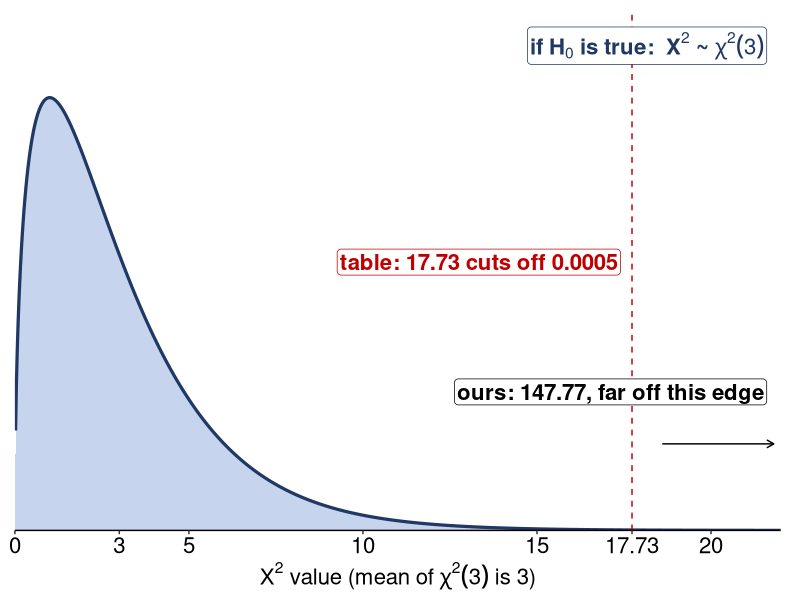
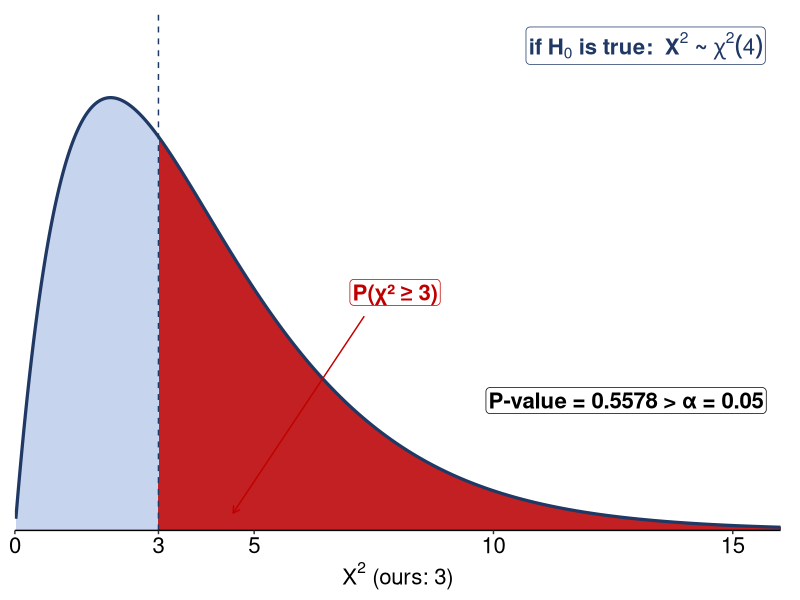
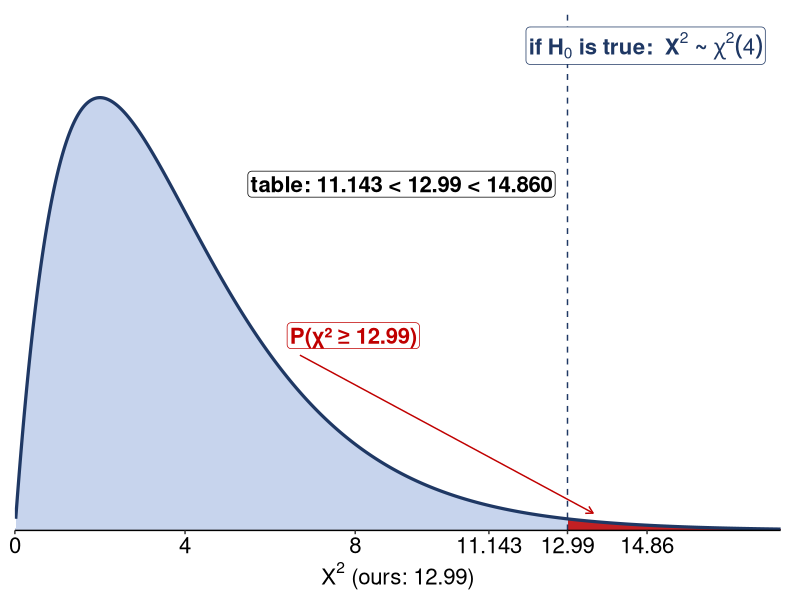
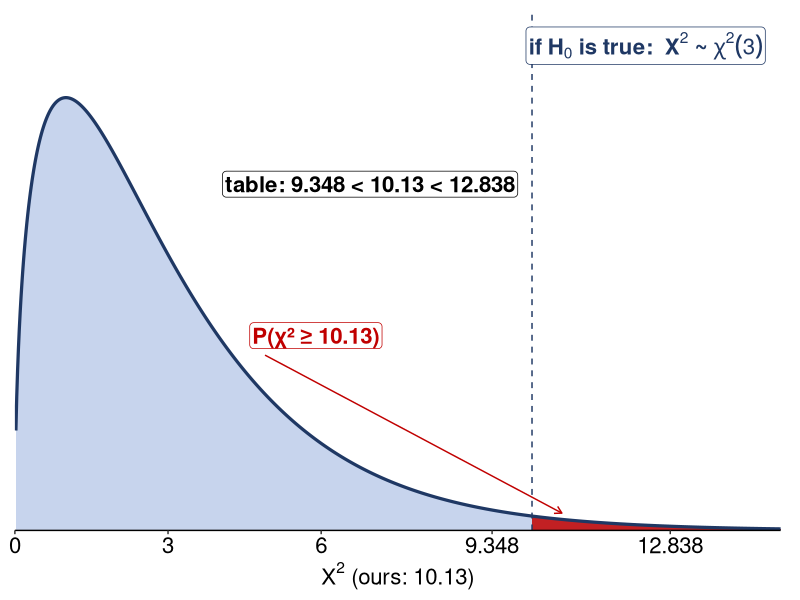

Reproduce these figures in R, in order. (Note: this script raises an error after producing the figures.)
#Checks the numbers on the Week 12 Lecture 30 deck (11/13/2026): the chi-square goodness-of-fit test, the
#test of independence and the test for homogeneity (OpenStax Chapter 11). The categorical-data slides carried
#over from Lecture 29 are checked in make_lecture29_figures.R. It draws:
#
#  l30_pew.png           chi-square(3) curve: X^2 = 147.77 is far beyond the right edge
#  l30_absences.png      chi-square(4) curve, upper tail beyond X^2 = 3 shaded (employee absences)
#  l30_volunteers.png    chi-square(4) curve, upper tail beyond X^2 = 12.99 shaded (volunteers and hours)
#  l30_living.png        chi-square(3) curve, upper tail beyond X^2 = 10.13 shaded (living arrangements)
#  l30_figure_sizes.csv  the size, in points, each figure is drawn at
#
#The same numbers are asserted on the Week 12 notes page (lecturemenu12.Rmd, chunk lecture30-setup).
#
#P-VALUES. The course brackets a chi-square P-value with the site's chi-square table (misc/chisq_table.Rmd,
#upper-tail columns 0.25, 0.2, 0.15, 0.125, 0.1, 0.075, 0.05, 0.025, 0.005, 0.0025, 0.0005); the exact
#value from software is quoted beside it.
#
#TYPE SIZE. Same rule as the other make_lectureN_figures.R scripts: nothing on a slide is under 16pt, so
#each figure is drawn at exactly its on-slide size (points / 72 inches) and every text size goes through
#tsz() or el(), which refuse anything smaller.

library(ggplot2)

this_file <- tryCatch(normalizePath(sys.frame(1)$ofile, winslash = "/"),
                      error = function(e) NA_character_)
if (is.na(this_file)) {
  args <- commandArgs(trailingOnly = FALSE)
  m <- grep("^--file=", args, value = TRUE)
  this_file <- if (length(m)) normalizePath(sub("^--file=", "", m[[1]]),
                                            winslash = "/") else NA_character_
}
if (is.na(this_file)) stop("Could not determine the script location; run it with Rscript.")
assets_dir <- dirname(this_file)

#---- helpers for the hand method
tails <- c(0.25, 0.2, 0.15, 0.125, 0.1, 0.075, 0.05, 0.025, 0.005, 0.0025, 0.0005)
crit <- function(df) round(qchisq(1 - tails, df), 3)           # one row of the chi-square table
#the two table columns that bracket x: c(larger tail, smaller tail); NA = beyond the table
bracket <- function(x, df) {
  cr <- crit(df)
  c(if (any(cr <= x)) tails[max(which(cr <= x))] else NA, if (any(cr > x)) tails[min(which(cr > x))] else NA)
}
pv <- function(x, df) pchisq(x, df, lower.tail = FALSE)
gof <- function(O, p) { E <- sum(O) * p; list(E = E, terms = (O - E)^2 / E, X2 = sum((O - E)^2 / E), df = length(O) - 1) }
indep <- function(M) {
  E <- outer(rowSums(M), colSums(M)) / sum(M)
  list(E = E, terms = (M - E)^2 / E, X2 = sum((M - E)^2 / E), df = (nrow(M) - 1) * (ncol(M) - 1))
}

#---- goodness of fit
#Pew (Lecture 29): H0 all four answers equally common, X^2 = 147.77, df = 3 -> beyond the 0.0005 column
stopifnot(crit(3)[11] == 17.730, 147.77 > 17.730, pv(147.77, 3) < 1e-30)

#OpenStax Example 11.2: the weekday with the most employee absences, 60 managers, H0 uniform (p = 1/5 each)
ab <- gof(c(Mon = 15, Tue = 12, Wed = 9, Thu = 9, Fri = 15), rep(0.2, 5))
stopifnot(all(ab$E == 12), identical(unname(ab$terms), c(0.75, 0, 0.75, 0.75, 0.75)), ab$X2 == 3, ab$df == 4,
          crit(4)[1] == 5.385, is.na(bracket(3, 4)[1]), round(pv(3, 4), 4) == 0.5578)

#OpenStax Example 11.3: streaming services, 600 far-western families vs the national percents, alpha = 0.01
st <- gof(c(66, 119, 340, 60, 15), c(0.10, 0.16, 0.55, 0.11, 0.08))
stopifnot(identical(st$E, c(60, 96, 330, 66, 48)), identical(round(st$terms, 2), c(0.60, 5.51, 0.30, 0.55, 22.69)),
          round(st$X2, 2) == 29.65, st$df == 4, crit(4)[11] == 19.997, round(pv(st$X2, 4), 6) == 0.000006)

#OpenStax Example 11.1: absenteeism; 12+ has E = 2 < 5, so it is combined with 9-11 (E = 8, O = 5). The book
#stops at df = 3; the test itself is ours.
at <- gof(c(35, 40, 20, 5), c(50, 30, 12, 8) / 100)
stopifnot(min(c(50, 30, 12, 6, 2)) == 2, identical(at$E, c(50, 30, 12, 8)), at$df == 3,
          identical(round(at$terms, 3), c(4.500, 3.333, 5.333, 1.125)), round(at$X2, 2) == 14.29,
          identical(bracket(at$X2, 3), c(0.005, 0.0025)), round(pv(at$X2, 3), 4) == 0.0025)

#---- independence
#OpenStax Example 11.5: E = (row total)(column total)/n for speeding x cell phone
stopifnot(round(70 * 305 / 755, 1) == 28.3)

#OpenStax Example 11.6: volunteers and hours (introduced in Lecture 29)
vol <- indep(matrix(c(111, 96, 48, 96, 133, 61, 91, 150, 53), 3, byrow = TRUE))
stopifnot(identical(round(vol$E, 2), matrix(c(90.57, 115.19, 49.24, 103, 131, 56, 104.42, 132.81, 56.77), 3, byrow = TRUE)),
          identical(round(vol$terms, 2), matrix(c(4.61, 3.20, 0.03, 0.48, 0.03, 0.45, 1.73, 2.23, 0.25), 3, byrow = TRUE)),
          round(vol$X2, 2) == 12.99, vol$df == 4, identical(bracket(vol$X2, 4), c(0.025, 0.005)),
          round(pv(vol$X2, 4), 4) == 0.0113, min(vol$E) > 5)

#OpenStax Example 11.7: anxiety x need to succeed, n = 400 (the book gives two expected counts; the test is ours)
anx <- indep(matrix(c(35, 42, 53, 15, 10, 18, 48, 63, 33, 31, 4, 5, 11, 15, 17), 3, byrow = TRUE))
stopifnot(round(anx$E[1, 1], 2) == 22.09, round(anx$E[3, 4], 2) == 8.19, round(min(anx$E), 2) == 7.41,
          round(anx$X2, 2) == 48.42, anx$df == 8, crit(8)[11] == 27.868, pv(anx$X2, 8) < 0.0005)

#---- homogeneity
#OpenStax Example 11.8: living arrangements, 250 men and 300 women
liv <- indep(matrix(c(72, 84, 49, 45, 91, 86, 88, 35), 2, byrow = TRUE))
stopifnot(identical(round(liv$E, 2), matrix(c(74.09, 77.27, 62.27, 36.36, 88.91, 92.73, 74.73, 43.64), 2, byrow = TRUE)),
          round(liv$X2, 2) == 10.13, liv$df == 3, identical(bracket(liv$X2, 3), c(0.025, 0.005)),
          round(pv(liv$X2, 3), 4) == 0.0175)

#OpenStax Example 11.9: voter preference before (430) and after (636) an earthquake
qk <- indep(matrix(c(167, 128, 135, 214, 197, 225), 2, byrow = TRUE))
stopifnot(round(qk$X2, 2) == 3.26, qk$df == 2, identical(bracket(qk$X2, 2), c(0.2, 0.15)),
          round(pv(qk$X2, 2), 4) == 0.1959, round(min(qk$E), 2) == 131.1)

#---- type size helpers: points in, refuse anything under 16pt
MIN_PT <- 16
tsz <- function(pt) { stopifnot(pt >= MIN_PT); pt / .pt }     # geom text size (mm)
el <- function(pt, ...) { stopifnot(pt >= MIN_PT); element_text(size = pt, ...) }

NAVY <- "#1F3864"; SHADE <- "#8FAADC"; RED <- "#C00000"
bare <- theme_classic() +
  theme(axis.text.y = element_blank(), axis.ticks.y = element_blank(), axis.line.y = element_blank(),
        axis.text.x = el(16, colour = 'black'), axis.title.x = el(16), plot.margin = margin(8, 14, 4, 8))
#parse = TRUE: s is a plotmath expression (subscripts typeset, as in the slides' equations)
lab <- function(x, y, s, col, hj, face = 'plain', pt = 16, parse = FALSE)
  annotate('label', x = x, y = y, label = s, colour = col, hjust = hj, size = tsz(pt), fontface = face, parse = parse,
           fill = 'white', border.colour = NA, label.padding = unit(0.1, 'lines'))
arr <- function(x, xend, y, yend, col)
  annotate('segment', x = x, xend = xend, y = y, yend = yend, colour = col,
           arrow = arrow(length = unit(0.2, 'cm')))

sizes <- data.frame(file = character(), width_pt = numeric(), height_pt = numeric())
save_fig <- function(g, file, wpt, hpt) {
  ggsave(file.path(assets_dir, file), g, width = wpt / 72, height = hpt / 72, dpi = 200, bg = 'white')
  sizes[nrow(sizes) + 1, ] <<- list(file, wpt, hpt)
}

#a chi-square(df) curve with the upper tail beyond x_obs shaded. head = the "if H0 is true" label (plotmath),
#tail = the label for the shaded area, note = the table bracket, xlab = the axis title
tail_fig <- function(df, x_obs, xmax, head, tail, note, xlab, breaks, tail_at, note_at) {
  gx <- seq(0.02, xmax, length.out = 900)
  d <- data.frame(x = gx, y = dchisq(gx, df)); top <- max(d$y)
  ggplot(d, aes(x, y)) +
    geom_area(fill = SHADE, alpha = 0.5) +
    geom_area(data = subset(d, x >= x_obs), fill = RED, alpha = 0.85) +
    geom_line(colour = NAVY, linewidth = 1.1) +
    geom_vline(xintercept = x_obs, colour = NAVY, linetype = 'dashed') +
    lab(xmax * 0.98, top * 1.12, head, NAVY, 1, 'bold', parse = TRUE) +
    lab(tail_at[1], tail_at[2] * top, tail, RED, 0, 'bold') +
    arr(tail_at[1] + 0.3, x_obs + (xmax - x_obs) * 0.12, tail_at[2] * top * 0.9, top * 0.04, RED) +
    lab(note_at[1], note_at[2] * top, note, 'black', 1, 'bold') +
    scale_x_continuous(breaks = breaks, labels = function(b) sub('\\.?0+$', '', sprintf('%.3f', b))) +
    coord_cartesian(xlim = c(0, xmax), ylim = c(0, top * 1.2), expand = FALSE) +
    labs(x = xlab, y = NULL) + bare
}

#---- Pew: chi-square(3); 147.77 is off the chart (the table's last column, 17.73, is already far out)
gx <- seq(0.02, 22, length.out = 900)
d3 <- data.frame(x = gx, y = dchisq(gx, 3)); top3 <- max(d3$y)
gp <- ggplot(d3, aes(x, y)) +
  geom_area(fill = SHADE, alpha = 0.5) +
  geom_line(colour = NAVY, linewidth = 1.1) +
  geom_vline(xintercept = 17.73, colour = RED, linetype = 'dashed') +
  lab(21.6, top3 * 1.12, 'bold("if"~H[0]~"is true:"~~X^2~"~"~chi^2*(3))', NAVY, 1, 'bold', parse = TRUE) +
  lab(17.4, top3 * 0.62, 'table: 17.73 cuts off 0.0005', RED, 1, 'bold') +
  lab(21.6, top3 * 0.32, 'ours: 147.77, far off this edge', 'black', 1, 'bold') +
  arr(18.6, 21.8, top3 * 0.2, top3 * 0.2, 'black') +
  scale_x_continuous(breaks = c(0, 3, 5, 10, 15, 17.73, 20), labels = c('0', '3', '5', '10', '15', '17.73', '20')) +
  coord_cartesian(xlim = c(0, 22), ylim = c(0, top3 * 1.2), expand = FALSE) +
  labs(x = expression(X^2~'value (mean of'~chi^2*(3)~'is 3)'), y = NULL) + bare
save_fig(gp, 'l30_pew.png', 840, 270)

#---- employee absences: chi-square(4), X^2 = 3, P-value = 0.5578 (software), compared with alpha = 0.05 only
ga <- tail_fig(4, 3, 16, 'bold("if"~H[0]~"is true:"~~X^2~"~"~chi^2*(4))', 'P(χ² ≥ 3)',
               'P-value = 0.5578 > α = 0.05', expression(X^2~'(ours: 3)'), c(0, 3, 5, 10, 15),
               c(7, 0.55), c(15.7, 0.3))
save_fig(ga, 'l30_absences.png', 840, 270)

#---- volunteers: chi-square(4), X^2 = 12.99, 0.005 < P < 0.025
gv <- tail_fig(4, 12.99, 18, 'bold("if"~H[0]~"is true:"~~X^2~"~"~chi^2*(4))', 'P(χ² ≥ 12.99)',
               'table: 11.143 < 12.99 < 14.860', expression(X^2~'(ours: 12.99)'), c(0, 4, 8, 11.143, 12.99, 14.86),
               c(6.4, 0.45), c(12.7, 0.8))
save_fig(gv, 'l30_volunteers.png', 840, 270)

#---- living arrangements: chi-square(3), X^2 = 10.13, 0.005 < P < 0.025
gl <- tail_fig(3, 10.13, 15, 'bold("if"~H[0]~"is true:"~~X^2~"~"~chi^2*(3))', 'P(χ² ≥ 10.13)',
               'table: 9.348 < 10.13 < 12.838', expression(X^2~'(ours: 10.13)'), c(0, 3, 6, 9.348, 12.838),
               c(4.6, 0.45), c(9.85, 0.8))
save_fig(gl, 'l30_living.png', 840, 270)

write.csv(sizes, file.path(assets_dir, 'l30_figure_sizes.csv'), row.names = FALSE)
print(sizes)
